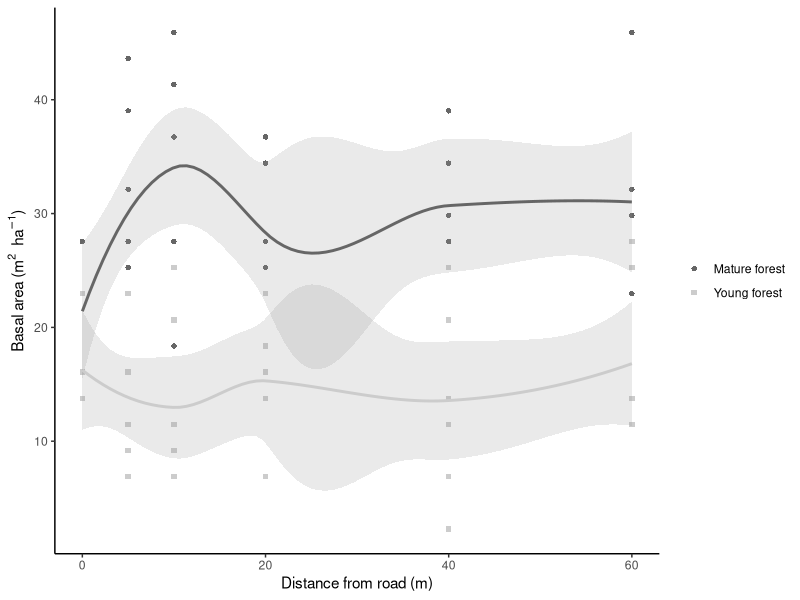
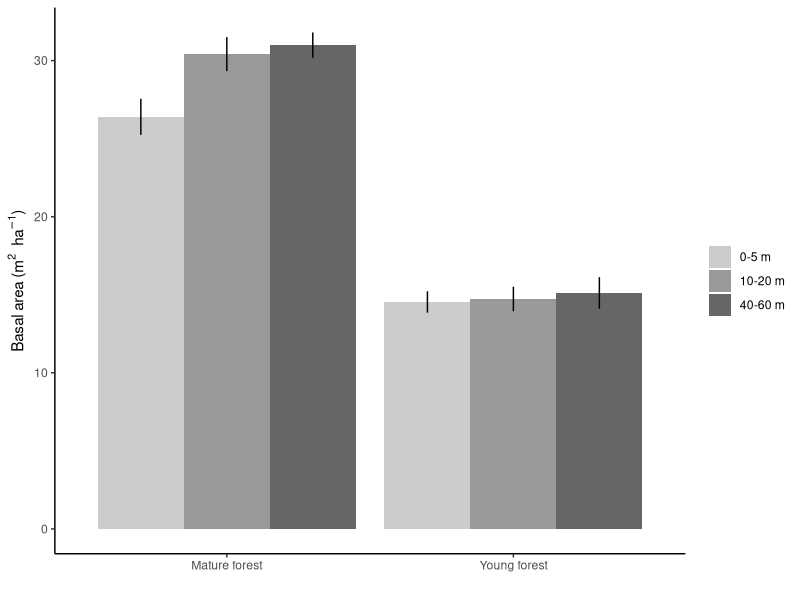
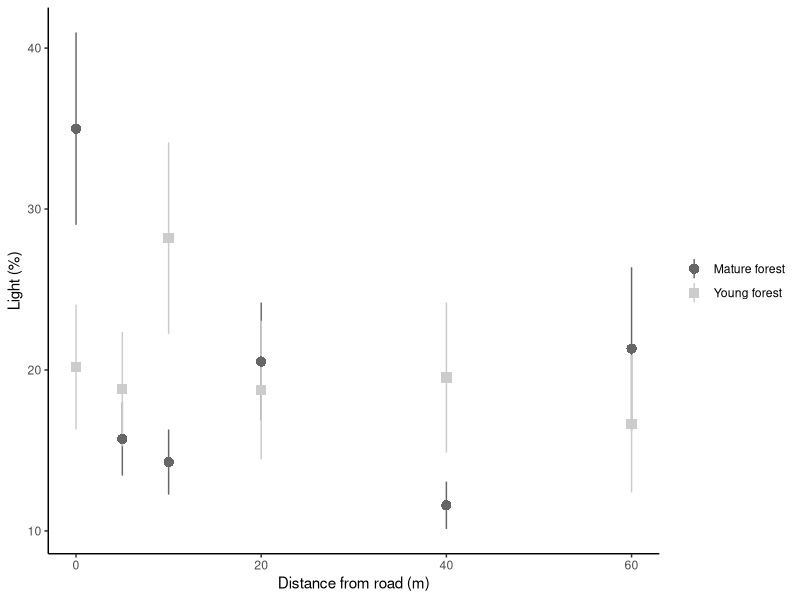
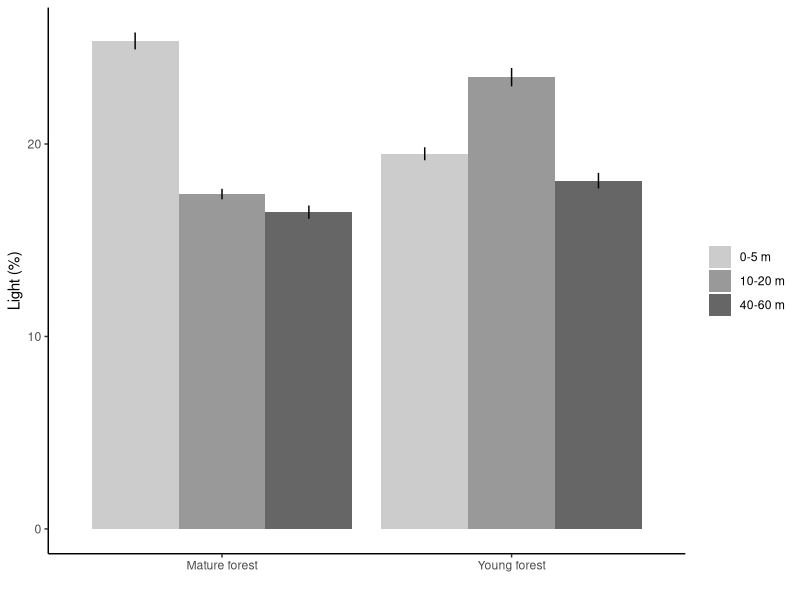
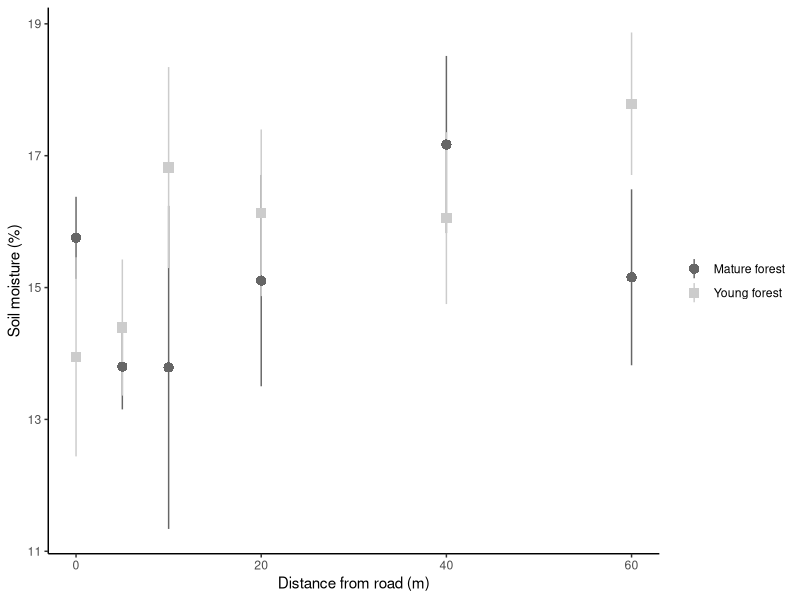
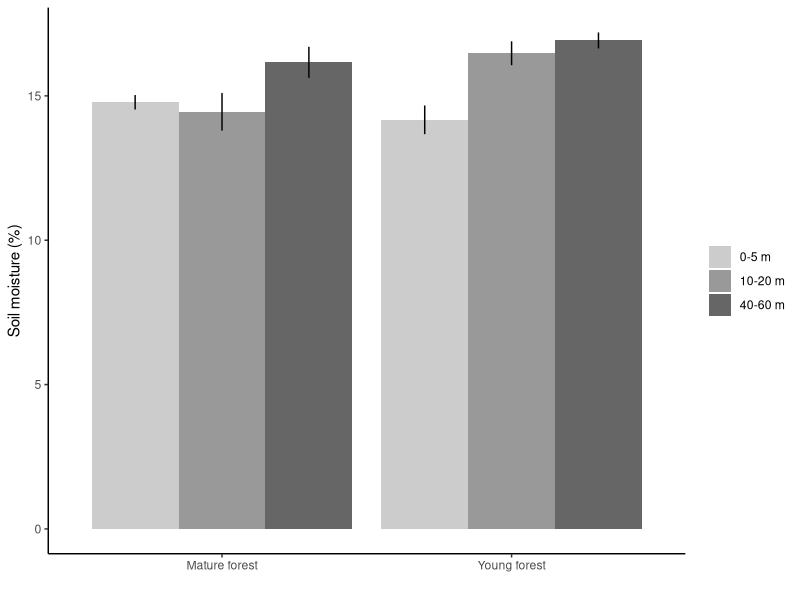
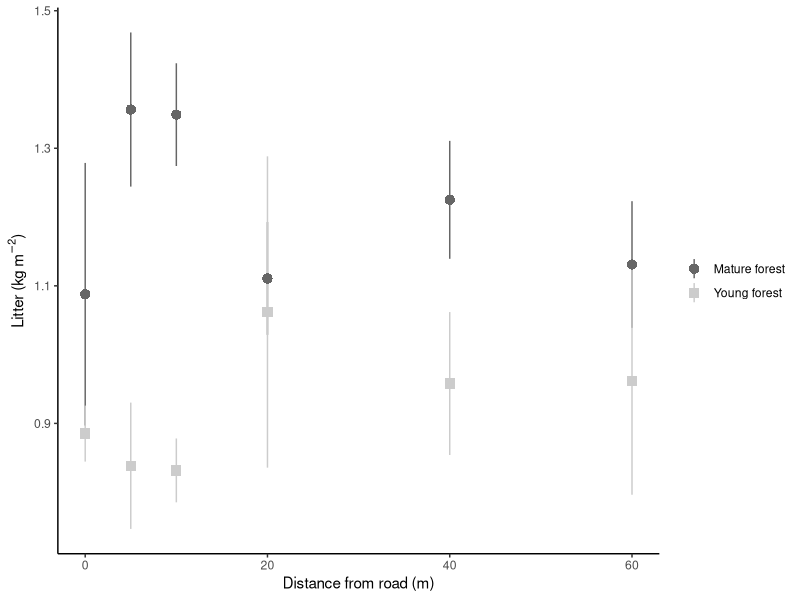
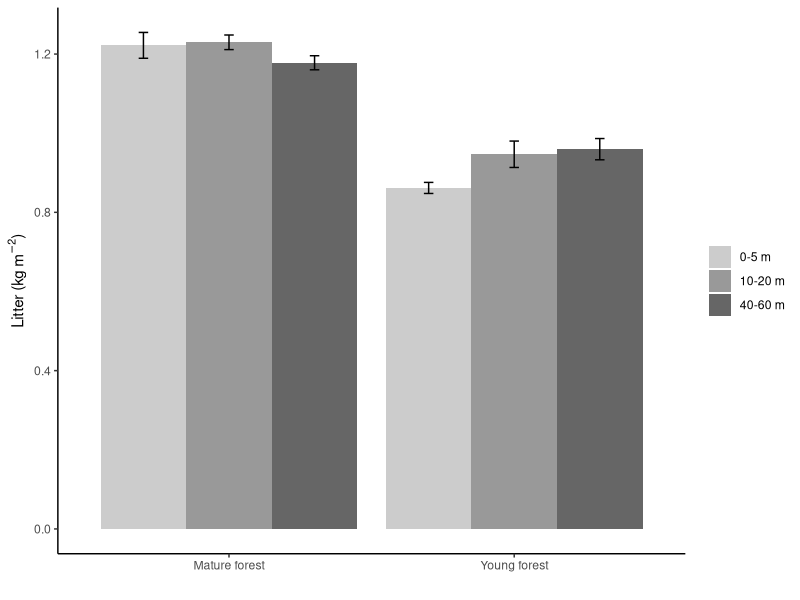

The R script that drew these images, in order:
## ---- chunk 1

knitr::opts_chunk$set(fig.width = 7, fig.height = 3.5)
knitr::opts_chunk$set(dpi = 600)
knitr::opts_chunk$set(echo = F)
knitr::opts_chunk$set(warning = F)
knitr::opts_chunk$set(message = F)
knitr::opts_chunk$set(fig.asp = .5)
# knitr::opts_chunk$set(eval = F)

# options(na.action = "na.fail")# global model setting for using multimodel inference 'dredge' function

## ---- chunk 2
# library(lme4); library(car); library(sciplot); library(lmerTest); 
# library(MuMIn)
library(plyr); library(dplyr); library(tidyr); library(readr)
library(ggplot2)
library(knitr)

fill_manual <- scale_fill_manual(values = c("grey80", "grey60", "grey40"))
color_manual <- scale_color_manual(values = c("grey40", "grey80"))
## ---- chunk 3
seedling_data <- read_csv("data/seedling_growth_survival_data.csv")
germination_data <- read_csv("data/germination_data.csv")
forest_data <- read_csv("data/forest_trees.csv")
light_data <- read_csv("data/light2005_data.csv")
litter_data <- read_csv("data/litter.csv")
soil_moisture_data <- read_csv("data/soil_moisture2005_data.csv")
## ---- chunk 4

sites <- data_frame(unique(seedling_data$site_code), unique(seedling_data$site_name))
names(sites) <- c("site_code","site_name")

library(stringr)
germination_data <- rename(germination_data, site_code = site)
# sort(unique(germination_data$site_code))
germination_data$site_code <- germination_data$site_code %>%
  str_sub(., 1,3) %>% 
  str_replace_all(c("Cic"="CH","Dub"="DB","Duc"="DU","Dug"="DG","For"="FR","Gri"="GR","Hdq"="HQ","Lil"="LD","Par"="PR","SR4"="SR","Yel"="TC"))

forest_data <- rename(forest_data, site_code = site)
# unique(forest_data$site_code)
forest_data$site_code <- forest_data$site_code %>% 
  str_replace_all(c("DUCK"="DU","DUB"="DB","DUG"="DG", "SR45"="SR"))

light_data <- rename(light_data, site_code = site)
# unique(light_data$site_code)
light_data$site_code <- light_data$site_code %>% 
  str_replace_all(c("DUCK"="DU","DUB"="DB","DUG"="DG", "SR45"="SR"))

litter_data <- rename(litter_data, site_code = site)
# unique(litter_data$site_code)
litter_data$site_code <- litter_data$site_code %>% 
  str_replace_all(c("DUCK"="DU","DUB"="DB","DUG"="DG", "SR45"="SR"))

soil_moisture_data <- rename(soil_moisture_data, site_code = site)
# unique(soil_moisture_data$site_code)
soil_moisture_data$site_code <- soil_moisture_data$site_code %>% 
  str_replace_all(c("Duck"="DU","DUB"="DB","DUG"="DG", "SR45"="SR","Griffy"="GR","YW"="TC"))


# summary(seedling_data)
# unique(seedling_data$species)
seedling_data <- filter(seedling_data, is.na(species)=="FALSE")
# filter(seedling_data, rgr_ht<0)
seedling_data <- seedling_data %>% 
  rename(age = forest_age) %>%
  mutate(habitat_type = if_else(distance<10,0,ifelse(distance>20, 2, 1)),
         # age = if_else(age=="young", "Young forest", "Mature forest"),
         rgr_ht_days = (log(final_ht06)) - log((initial_ht))/822)
## This calculates relative growth rate per day
## There are 97 negative values in this growth rate. Values are sometimes very inconsistent from the spring 2006 measurement to the final measurement
seedling_data$common_name <- "NA"
seedling_data$common_name[seedling_data$species=="D"] <- "Dogwood"
seedling_data$common_name[seedling_data$species=="A"] <- "Autumn olive"
seedling_data$common_name[seedling_data$species=="H"] <- "Honeysuckle"
seedling_data$common_name[seedling_data$species=="P"] <- "Privet"
seedling_data$common_name[seedling_data$species=="R"] <- "Redbud"
seedling_data$common_name[seedling_data$species=="S"] <- "Spicebush"

seedling_data$common_name <- factor(
  seedling_data$common_name, levels = c("Autumn olive","Honeysuckle","Privet","Dogwood","Redbud","Spicebush"))

seedling_data$status[seedling_data$status=="n"] <- "Native"
seedling_data$status[seedling_data$status=="e"] <- "Non-native"

seedling_data$status <- factor(seedling_data$status, levels = c("Native","Non-native"))

# summary(germination_data)
# unique(germination_data$species)
# filter(germination_data, is.na(seeds_germinated))$comments
germination_data$common_name <- "NA"
germination_data$sci_name = "NA"
germination_data <- germination_data %>% 
  mutate(pct_germinated = 100*(seeds_germinated/seeds_present),
         status = native_exotic,
         habitat_type = if_else(distance<10,0,ifelse(distance>20, 2, 1)))
## ---- chunk 5

# summary(forest_data)
forest_data <- forest_data %>% 
  rename(distance = dist) %>% 
  mutate(basal_area_m2_ha = trees_in*10*(.0929/.404686))

# unique(forest_data$species)
# filter(forest_data, is.na(species))
forest_distance_data <- forest_data %>% 
  group_by(site_code, age, distance) %>% 
  summarise(
    tree_richness = n_distinct(species),
    avg_dbh = mean(dbh_cm, na.rm = T),
    se_dbh = sd(dbh_cm, na.rm = T)/sqrt( (6 - length(dbh_cm)) ),#6 NA values in DBH
    total_dbh = sum(dbh_cm, na.rm = T),
    avg_basal_area = mean(basal_area_m2_ha, na.rm = T)
  ) %>% 
  ungroup(.)
# 
forest_habitat_data <- forest_data %>%
  mutate(habitat_type = if_else(distance<10,0,ifelse(distance>20, 2, 1))) %>% 
  group_by(site_code, age, habitat_type) %>%
  summarise(
    richness = n_distinct(species),
    avg_dbh = mean(dbh_cm, na.rm = T),
    se_dbh = sd(dbh_cm, na.rm = T)/sqrt(length(dbh_cm)),#6 NA values in DBH
    total_dbh = sum(dbh_cm, na.rm = T),
    avg_basal_area = mean(basal_area_m2_ha, na.rm = T)
  ) %>%
  ungroup(.)

# summary(light_data)
light_distance_data <- light_data %>% 
  group_by(site_code, age, distance) %>% 
  summarise(avg_ppfd = mean(ppfd),
            avg_pct_light = mean(pct_light)) %>% 
  ungroup(.)
light_habitat_data <- light_data %>%
  mutate(habitat_type = if_else(distance<10,0,ifelse(distance>20, 2, 1))) %>% 
  group_by(site_code, age, habitat_type) %>%
  summarise(avg_ppfd = mean(ppfd),
            avg_pct_light = mean(pct_light),
            se_pct_light = sd(pct_light)/sqrt(length(pct_light))) %>%
  ungroup(.)


# summary(litter_data)
litter_data <- litter_data %>% 
  rename(distance = dist) %>% 
  mutate(litter_kg_m2 = litter*(.001/.0625))
# .25*.25 = .0625 m^2
# 1 g = .001 kg
litter_habitat_data <- litter_data %>%
  mutate(habitat_type = if_else(distance<10,0,ifelse(distance>20, 2, 1))) %>% group_by(site_code, age, habitat_type) %>%
  summarise(avg_litter_kg_m2 = mean(litter_kg_m2),
            se_litter_kg_m2 = sd(litter_kg_m2)/sqrt(length(litter_kg_m2)))

# summary(soil_moisture_data)
soil_moisture_habitat_data <- soil_moisture_data %>%
  mutate(habitat_type = if_else(distance<10,0,ifelse(distance>20, 2, 1))) %>%
  group_by(site_code, age, habitat_type) %>%
  summarise(avg_soil_moisture = mean(pct_moisture),
            se_soil_moisture = sd(pct_moisture)/sqrt(length(pct_moisture)))

## ---- chunk 6

seedling_data <- seedling_data %>% 
  mutate(age = ifelse(age=="young", "Y","M"),
         stem_leaf_ratio = stem_biomass/leaf_biomass,
         f_habitat = factor(habitat_type, levels = c("0","1","2"), labels = c("0-5 m","10-20 m","40-60 m"))) %>%
  left_join(., forest_distance_data) %>% 
  left_join(., light_distance_data) %>% 
  left_join(., litter_data) %>% 
  left_join(., soil_moisture_data) %>% 
  mutate(age = ifelse(age=="Y","Young forest","Mature forest"))

## ---- chunk 7

## This site-grouped data should be used for fitting mixed-effects models
## using site_code as a random effect.
site_grouped_data <- seedling_data %>%
  group_by(site_code, age, distance, habitat_type, f_habitat, common_name, status) %>% 
  summarise(avg_biomass = mean(tot_biomass, na.rm = T),
            # n_obs = length(tot_biomass),
            se_biomass = sd(tot_biomass, na.rm = T)/sqrt(length(tot_biomass)),
            avg_diameter = mean(diameter06, na.rm = T),
            se_diameter = sd(diameter06, na.rm = T)/sqrt(length(diameter06)),
            avg_rgr_ht = mean(rgr_ht_days, na.rm = T),
            se_rgr_ht = sd(rgr_ht_days, na.rm = T)/sqrt(length(rgr_ht_days)),
            avg_height = mean(final_ht06, na.rm = T),
            se_height = sd(final_ht06, na.rm = T)/sqrt(length(final_ht06)),
            avg_num_leaves = mean(num_leaves, na.rm = T),
            se_num_leaves = sd(num_leaves)/sqrt(length(num_leaves)),
            tree_richness = mean(tree_richness),
            avg_dbh = mean(avg_dbh),
            se_dbh = mean(se_dbh),
            total_dbh = mean(total_dbh),
            avg_basal_area = mean(avg_basal_area),
            avg_ppfd = mean(avg_ppfd),
            avg_pct_light = mean(avg_pct_light),
            litter_kg_m2 = mean(litter_kg_m2),
            pct_moisture = mean(pct_moisture)) %>% 
  ungroup(.)

## ---- chunk 8

distance_grouped_data <- seedling_data %>%
  # rename(age = forest_age) %>%
  group_by(age, distance, habitat_type, f_habitat, common_name, status) %>% 
  summarise(avg_biomass = mean(tot_biomass, na.rm = T),
            # n_obs = length(tot_biomass),
            se_biomass = sd(tot_biomass, na.rm = T)/sqrt(length(tot_biomass)),
            avg_diameter = mean(diameter06, na.rm = T),
            se_diameter = sd(diameter06, na.rm = T)/sqrt(length(diameter06)),
            avg_rgr_ht = mean(rgr_ht_days, na.rm = T),
            se_rgr_ht = sd(rgr_ht_days, na.rm = T)/sqrt(length(rgr_ht_days)),
            avg_height = mean(final_ht06, na.rm = T),
            se_height = sd(final_ht06, na.rm = T)/sqrt(length(final_ht06)),
            avg_num_leaves = mean(num_leaves, na.rm = T),
            se_num_leaves = sd(num_leaves)/sqrt(length(num_leaves)),
            tree_richness = mean(tree_richness),
            avg_dbh = mean(avg_dbh),
            se_dbh = mean(se_dbh),
            total_dbh = mean(total_dbh),
            avg_basal_area = mean(avg_basal_area),
            avg_ppfd = mean(avg_ppfd),
            avg_pct_light = mean(avg_pct_light),
            litter_kg_m2 = mean(litter_kg_m2),
            pct_moisture = mean(pct_moisture)) %>% 
  ungroup(.)

## ---- chunk 9

habitat_grouped_data <- seedling_data %>% 
  group_by(age, habitat_type, f_habitat, common_name, status) %>% 
  summarise(avg_biomass = mean(tot_biomass, na.rm = T),
            # n_obs = length(tot_biomass),
            se_biomass = sd(tot_biomass, na.rm = T)/sqrt(length(tot_biomass)),
            avg_diameter = mean(diameter06, na.rm = T),
            se_diameter = sd(diameter06, na.rm = T)/sqrt(length(diameter06)),
            avg_rgr_ht = mean(rgr_ht_days, na.rm = T),
            se_rgr_ht = sd(rgr_ht_days, na.rm = T)/sqrt(length(rgr_ht_days)),
            avg_height = mean(final_ht06, na.rm = T),
            se_height = sd(final_ht06, na.rm = T)/sqrt(length(final_ht06)),
            avg_num_leaves = mean(num_leaves, na.rm = T),
            se_num_leaves = sd(num_leaves)/sqrt(length(num_leaves)),
            tree_richness = mean(tree_richness),
            avg_dbh = mean(avg_dbh),
            se_dbh = mean(se_dbh),
            total_dbh = mean(total_dbh),
            avg_basal_area = mean(avg_basal_area),
            avg_ppfd = mean(avg_ppfd),
            avg_pct_light = mean(avg_pct_light),
            litter_kg_m2 = mean(litter_kg_m2),
            pct_moisture = mean(pct_moisture)) %>% 
  ungroup(.)

# summary(habitat_grouped_data)
## ---- chunk 10

germination_data <- germination_data %>%
  rename(age = forest_age) %>% 
  left_join(., forest_distance_data) %>% 
  left_join(., light_distance_data) %>% 
  left_join(., litter_data) %>% 
  left_join(., soil_moisture_data)

# xtabs(~ species + native_exotic, germination_data)

## ---- chunk 11
germination_data$common_name[germination_data$species=="D"] <- "Dogwood"
germination_data$common_name[germination_data$species=="A"] <- "Autumn olive"
germination_data$common_name[germination_data$species=="H"] <- "Honeysuckle"
germination_data$common_name[germination_data$species=="P"] <- "Privet"
germination_data$common_name[germination_data$species=="R"] <- "Redbud"
germination_data$common_name[germination_data$species=="S"] <- "Spicebush"

germination_data$sci_name[germination_data$species=="A"] <- "Elaeagnus umbellata"
germination_data$sci_name[germination_data$species=="H"] <- "Lonicera maackii"
germination_data$sci_name[germination_data$species=="P"] <- "Ligustrum obtusifolium"
germination_data$sci_name[germination_data$species=="D"] <- "Cornus florida"
germination_data$sci_name[germination_data$species=="R"] <- "Cercis canadensis"
germination_data$sci_name[germination_data$species=="S"] <- "Lindera benzoin"

germination_data$status[germination_data$status=="N"] <- "Native"
germination_data$status[germination_data$status=="E"] <- "Non-native"

species_table <- germination_data %>% 
  filter(site_code=="BB", distance==0) %>%
  select(species, status, common_name, sci_name)
  
# kable(species_table %>% 
#         mutate(Species = paste(common_name, " ", "(", sci_name, ")", sep="")) %>% 
#         select(Species, Status = status) %>%
#         arrange(Status)
#       )
## ---- chunk 12

forest_data$age[forest_data$age=="M"] <- "Mature forest"
forest_data$age[forest_data$age=="Y"] <- "Young forest"
# levels(forest_data$age) <- c("Mature","Young")
forest_data <- forest_data %>% 
  mutate(habitat_type = if_else(distance<10,0,ifelse(distance>20, 2, 1)),
         f_habitat = factor(habitat_type, levels = c("0","1","2"), labels = c("0-5 m","10-20 m","40-60 m")))

#  Basal area calculation: "trees_in"*10 = basal area (ft^2 acre^-1)
#  Conversion to m^2 ha^-1: 1 acre = .404686 hectares; 1 ft^2 = .0929 m^2
# forest_data <- forest_data %>%
#   mutate(basal_area_m2_ha = trees_in*10*(.0929/.404686))



## DBH plot
# ggplot(forest_data, aes(distance, dbh_cm, shape = age, color = age)) +
#   scale_shape_manual(values = c(16,15)) +
#   stat_summary(fun.data = "mean_se", geom = "pointrange", size = .7) +
#   color_manual +
#   theme_classic() +
#   theme(legend.title = element_blank()) +
#   xlab("Distance from road (m)") +
#   ylab("DBH (cm)")

## Basal area plot
ggplot(forest_data, aes(distance, basal_area_m2_ha, shape = age, color = age)) +
  scale_shape_manual(values = c(16,15)) +
  geom_point() +
  geom_smooth(se = T, show.legend = F, alpha = .2) +
  # stat_summary(fun.data = "mean_se", geom = "pointrange", size = .7) +
  # geom_dotplot(binwidth = .5)
  color_manual +
  theme_classic() +
  theme(legend.title = element_blank()) +
  xlab("Distance from road (m)") +
  ylab(expression(paste("Basal area (", {m}^2, "  ", {ha}^-1, ")")))



## Summarise mean and SE into new dataframe
avg_forest_data <- forest_data %>%
  group_by(age, f_habitat) %>% 
  summarise(
    richness = n_distinct(species),
    avg_dbh = mean(dbh_cm, na.rm = T),
    se_dbh = sd(dbh_cm, na.rm = T)/sqrt(length(dbh_cm)),
    total_dbh = mean(dbh_cm, na.rm = T),
    avg_basal_area = mean(basal_area_m2_ha, na.rm = T),
    se_basal_area = sd(basal_area_m2_ha, na.rm = T)/sqrt(length(basal_area_m2_ha))
  )

# ggplot(avg_forest_data, aes(age, avg_dbh, fill = habitat_type)) +
#   geom_col(position = "dodge") +
#   geom_errorbar(aes(ymin = avg_dbh - se_dbh, ymax = avg_dbh + se_dbh), width = 0, position = position_dodge(width = .9)) +
#   fill_manual +
#   theme_classic() +
#   theme(legend.title = element_blank()) +
#   xlab("") +
#   ylab("DBH (cm)")

ggplot(avg_forest_data, aes(age, avg_basal_area, fill = f_habitat)) +
  geom_col(position = "dodge") +
  geom_errorbar(aes(ymin = avg_basal_area - se_basal_area, ymax = avg_basal_area + se_basal_area), width = 0, position = position_dodge(width = .9)) +
  fill_manual +
  theme_classic() +
  theme(legend.title = element_blank()) +
  xlab("") +
  ylab(expression(paste("Basal area (", {m}^2, "  ", {ha}^-1, ")")))

## ---- chunk 13

light_data$age[light_data$age=="M"] <- "Mature forest"
light_data$age[light_data$age=="Y"] <- "Young forest"
light_data <- light_data %>% 
  mutate(habitat_type = if_else(distance<10,0,ifelse(distance>20, 2, 1)),
         f_habitat = factor(habitat_type, levels = c("0","1","2"), labels = c("0-5 m","10-20 m","40-60 m")))

# skimr::skim(light_data)

ggplot(light_data, aes(distance, (pct_light), shape = age, color = age)) +
  scale_shape_manual(values = c(16,15)) +
  stat_summary(fun.data = "mean_se", geom = "pointrange", size = .7) +
  # geom_smooth(method = "lm", alpha = .2, se = F) +
  # geom_line(aes(linetype = age)) +
  color_manual +
  theme_classic() +
  theme(legend.title = element_blank()) +
  xlab("Distance from road (m)") +
  ylab("Light (%)")

# qplot(habitat_type, pct_light, data = light_data, geom = "boxplot")

avg_light_data <- light_data %>% 
  group_by(age, f_habitat) %>% 
  summarise(avg_pct_light = mean(pct_light),
            se_pct_light = sd(pct_light)/length(pct_light))

ggplot(avg_light_data, aes(age, avg_pct_light, fill = f_habitat)) +
  geom_col(position = "dodge") +
  geom_errorbar(aes(ymin = avg_pct_light - se_pct_light, ymax = avg_pct_light + se_pct_light), width = 0, position = position_dodge(width = .9)) +
  fill_manual +
  # scale_fill_manual(values = c("grey90","grey50")) +
  theme_classic() +
  theme(legend.title = element_blank()) +
  xlab("") +
  ylab("Light (%)")

## ---- chunk 14

soil_moisture_data$age[soil_moisture_data$age=="M"] <- "Mature forest"
soil_moisture_data$age[soil_moisture_data$age=="Y"] <- "Young forest"

ggplot(soil_moisture_data, aes(distance, pct_moisture, shape = age, color = age)) +
  scale_shape_manual(values = c(16,15)) +
  stat_summary(fun.data = "mean_se", geom = "pointrange", size = .7) +
  # geom_smooth(method = "lm", se = F, show.legend = F) +
  color_manual +
  theme_classic() +
  theme(legend.title = element_blank()) +
  xlab("Distance from road (m)") +
  ylab("Soil moisture (%)")


# ggplot(soil_moisture_data, aes(age, pct_moisture, fill = habitat_type)) +
#   geom_boxplot(notch = F) +
#   # geom_violin() +
#   scale_fill_manual(values = c("black", "grey90")) +
#   theme_classic()

## Pooled soil moisture data
# ggplot(soil_moisture_data, aes(distance, pct_moisture)) +
#   # scale_shape_manual(values = c(16,15)) +
#   stat_summary(fun.data = "mean_se", geom = "pointrange", size = .7) +
#   # scale_color_manual(values = c("black", "grey65")) +
#   theme_classic()

soil_moisture_habitat_data$f_habitat <- factor(soil_moisture_habitat_data$habitat_type, levels = c("0","1","2"), labels = c("0-5 m","10-20 m","40-60 m"))
soil_moisture_habitat_data$age[soil_moisture_habitat_data$age=="M"] <- "Mature forest"
soil_moisture_habitat_data$age[soil_moisture_habitat_data$age=="Y"] <- "Young forest"

avg_soil_data <- soil_moisture_habitat_data %>%
  group_by(age, f_habitat) %>%
  summarise(avg_pct_moisture = mean(avg_soil_moisture),
            se_pct_moisture = sd(avg_soil_moisture)/length(avg_soil_moisture))

ggplot(avg_soil_data, aes(age, avg_pct_moisture, fill = f_habitat)) +
  geom_col(position = "dodge") +
  geom_errorbar(aes(ymin = avg_pct_moisture - se_pct_moisture, ymax = avg_pct_moisture + se_pct_moisture), width = 0, position = position_dodge(width = .9)) +
  fill_manual +
  theme_classic() +
  theme(legend.title = element_blank()) +
  xlab("") +
  ylab("Soil moisture (%)")

# soil_lm <- lm(pct_moisture ~ (distance), data = soil_moisture_data)
# summary(soil_lm)
# car::Anova(soil_lm, type = 3)
## Slope of the overall average line is

# soil_lm2 <- lm(pct_moisture ~ factor(distance), data = soil_moisture_data)
# summary(soil_lm2)
## No overall statistical differences between 0 meter and other distances

## ---- chunk 15

litter_data$age[litter_data$age=="M"] <- "Mature forest"
litter_data$age[litter_data$age=="Y"] <- "Young forest"
litter_data <- litter_data %>% 
  mutate(habitat_type = if_else(distance<10,0,ifelse(distance>20, 2, 1)),
         f_habitat = factor(habitat_type, levels = c("0","1","2"), labels = c("0-5 m","10-20 m","40-60 m")))

ggplot(litter_data, aes(distance, litter_kg_m2, shape = age, color = age)) +
  scale_shape_manual(values = c(16,15)) +
  stat_summary(fun.data = "mean_se", geom = "pointrange", size = .7) +
  # geom_smooth(method = "lm", se = F, show.legend = F) +
  color_manual +
  theme_classic() +
  theme(legend.title = element_blank()) +
  xlab("Distance from road (m)") +
  ylab(expression(paste("Litter (kg ", {m}^-2, ")")))


avg_litter_data <- litter_data %>% 
  group_by(age, f_habitat) %>% 
  summarise(avg_litter_kg_m2 = mean(litter_kg_m2),
            se_litter_kg_m2 = sd(litter_kg_m2)/length(litter_kg_m2))

ggplot(avg_litter_data, aes(age, avg_litter_kg_m2, fill = f_habitat)) +
  geom_col(position = "dodge") +
  geom_errorbar(aes(ymin = avg_litter_kg_m2 - se_litter_kg_m2, ymax = avg_litter_kg_m2 + se_litter_kg_m2), width = .1, position = position_dodge(width = .9)) +
  fill_manual +
  theme_classic() +
  theme(legend.title = element_blank()) +
  xlab("") +
  ylab(expression(paste("Litter (kg ", {m}^-2, ")")))

# litter_lm <- lm(litter_kg_m2 ~ distance*age, data = litter_data)
# summary(litter_lm)
# litter_lm2 <- lm(litter_kg_m2 ~ habitat_type*age, data = litter_data)
# summary(litter_lm2)
# 
# AIC(litter_lm)
# AIC(litter_lm2)

## ---- chunk 16

# names(germination_data)
germination_data$age[germination_data$age=="Y"] <- "Young forest"
germination_data$age[germination_data$age=="M"] <- "Mature forest"
germination_data$f_habitat <- factor(germination_data$habitat_type, levels = c("0","1","2"), labels = c("0-5 m","10-20 m","40-60 m"))

germination_data$common_name <- factor(
  germination_data$common_name, levels = c("Autumn olive","Honeysuckle","Privet","Dogwood","Redbud","Spicebush"))
germination_data$status <- factor(germination_data$status, levels = c("Native","Non-native"))

germination_distance_data <- germination_data %>% 
  group_by(status, distance, common_name, age) %>% 
  summarise(avg_germinated = mean(pct_germinated, na.rm = T))

germination_habitat_data <- germination_data %>% 
  group_by(status, f_habitat, habitat_type, common_name, age) %>% 
  summarise(avg_germinated = mean(pct_germinated, na.rm = T))


ggplot(germination_data, aes(distance, pct_germinated)) +
  stat_summary(aes(shape = common_name), fun.data = "mean_se", geom = "point", size = 2.5) +
  geom_smooth(aes(linetype = status), method = "lm", se = F, show.legend = F, color = "grey40", size = .8) +
  # scale_shape_manual(values = c(rep(16, 3), rep(17, 3))) +
  # scale_color_manual(values = c(brewer.pal(3, "RdBu"), brewer.pal(3, "RdBu"))) +
  scale_linetype_manual(values = c(2,1)) +
  # scale_color_brewer(palette = "RdBu") +
  facet_wrap(~age) +
  theme_bw() +
  theme(strip.background = element_blank(),
        panel.grid = element_blank(),
        legend.title = element_blank()) +
  ylab("Percent germination") +
  xlab("Distance from road (m)")

# ggsave("figures/pct_germinated.png", dpi = 600, width = 7, height = 3.5)

ggplot(germination_distance_data, aes(distance, avg_germinated)) +
  geom_point(aes(shape = common_name), show.legend = T, size = 2.5) +
  geom_line(aes(linetype = common_name)) +
  facet_wrap(~age) +
  theme_bw() +
  theme(strip.background = element_blank(),
        panel.grid = element_blank(),
        legend.title = element_blank()) +
  ylab("Percent germination") +
  xlab("Distance from road (m)")

ggplot(germination_habitat_data, aes(f_habitat, avg_germinated)) +
  geom_point(aes(shape = common_name), show.legend = T, size = 2.5) +
  geom_line(aes(linetype = common_name, group = common_name)) +
  facet_wrap(~age) +
  theme_bw() +
  theme(strip.background = element_blank(),
        panel.grid = element_blank(),
        legend.title = element_blank()) +
  ylab("Percent germination") +
  xlab("Distance from road")

## ---- chunk 17
kable(germination_data %>% 
  group_by(common_name, age, status) %>% 
  summarise(avg_pct_germ = mean(pct_germinated, na.rm = T)) %>% 
  spread(key = age, value = avg_pct_germ) %>% 
  rename(Species = common_name, Status = status), 
  digits = 2, caption = "Average germination (%) of seeds for each species in each forest age.")
## ---- chunk 18

# names(seedling_data)

seedling_data$age[seedling_data$age=="young"] <- "Young forest"
seedling_data$age[seedling_data$age=="mature"] <- "Mature forest"

seedling_data$f_habitat <- factor(seedling_data$habitat_type, levels = c("0","1","2"), labels = c("0-5 m","10-20 m","40-60 m"))

distance_grouped_data$age[distance_grouped_data$age=="Y"] <- "Young forest"
distance_grouped_data$age[distance_grouped_data$age=="M"] <- "Mature forest"

habitat_grouped_data$age[habitat_grouped_data$age=="Y"] <- "Young forest"
habitat_grouped_data$age[habitat_grouped_data$age=="M"] <- "Mature forest"
## ---- chunk 19

surv <- select(seedling_data, site_name:status, habitat_type, f_habitat, common_name, starts_with("surv"))
surv <- surv %>% gather(year, survival, survival04:survival06)
surv$year[surv$year=="survival04"] <- 2004
surv$year[surv$year=="survival05"] <- 2005
surv$year[surv$year=="survival06"] <- 2006

survival_distance_data <- surv %>% 
  group_by(year, distance, age, status, common_name) %>% 
  filter(!is.na(survival), year==2006) %>% 
  summarise(pct_survival = 100*sum(survival)/length(survival))

survival_habitat_data <- surv %>% 
  group_by(year, habitat_type, f_habitat, age, status, common_name) %>% 
  filter(!is.na(survival), year==2006) %>% 
  summarise(pct_survival = 100*sum(survival)/length(survival))

ggplot(survival_distance_data, aes(distance, pct_survival)) +
  stat_summary(aes(shape = common_name), fun.data = "mean_se", geom = "point", size = 2.5) +
  geom_smooth(aes(linetype = status), method = "lm", se = F, show.legend = F, color = "grey50", size = .8) +
  scale_linetype_manual(values = c(2,1)) +
  scale_color_brewer(palette = "RdBu") +
  facet_grid(.~age) +
  theme_bw() +
  theme(strip.background = element_blank(),
        panel.grid = element_blank(),
        legend.title = element_blank()) +
  ylab("Survival (%)") +
  xlab("Distance from road (m)") +
  ggtitle("Average seedling survival to 2006")


ggplot(survival_distance_data, aes(distance, pct_survival)) +
  # geom_smooth(aes(linetype = common_name), method = "lm", se = F, show.legend = T, color = "grey50", size = .5) +
  geom_point(aes(shape = common_name), size = 2.5, show.legend = T) +
  geom_line(aes(linetype = common_name)) +
  # stat_summary(aes(shape = common_name), fun.data = "mean_se", geom = "point", size = 2.5, show.legend = F) +
  # scale_linetype_manual(values = c(2,1)) +
  # scale_color_brewer(palette = "RdBu") +
  facet_grid(.~age) +
  theme_bw() +
  theme(strip.background = element_blank(),
        panel.grid = element_blank(),
        legend.title = element_blank()) +
  ylab("Survival (%)") +
  xlab("Distance from road (m)") +
  ggtitle("Average seedling survival to 2006")


ggplot(survival_habitat_data, aes(f_habitat, pct_survival)) +
  # geom_smooth(aes(linetype = common_name), method = "lm", se = F, show.legend = T, color = "grey50", size = .5) +
  geom_point(aes(shape = common_name), size = 2.5, show.legend = F) +
  geom_line(aes(linetype = common_name, group = common_name)) +
  facet_grid(.~age) +
  theme_bw() +
  theme(strip.background = element_blank(),
        panel.grid = element_blank(),
        legend.title = element_blank()) +
  ylab("Survival (%)") +
  xlab("Distance from edge") +
  ggtitle("Average seedling survival to 2006")

# filter(surv, year == 2006) %>% 
#   group_by(status, age) %>% 
#   summarise(avg_pct_survival = mean(pct_survival))
## ---- chunk 20

ggplot(seedling_data, aes(avg_pct_light, final_ht06)) +
  # stat_summary(aes(shape = common_name), fun.data = "mean_se", geom = "point", size = 2.5) +
  geom_point(aes(color = status, alpha = distance)) +
  geom_smooth(aes(linetype = status), method = "lm", se = F, show.legend = F, color = "grey50") +
  scale_linetype_manual(values = c(2,1)) +
  # scale_color_brewer(palette = "RdBu") +
  facet_wrap(~age) +
  theme_bw() +
  theme(strip.background = element_blank(),
        panel.grid = element_blank(),
        legend.title = element_blank()) +
  ylab("Height (cm)") +
  xlab("Distance from road (m)")


ggplot(distance_grouped_data, aes(distance, avg_height)) +
  geom_point(aes(shape = common_name), size = 2.5, position = position_dodge(5)) +
  geom_line(aes(linetype = common_name), position = position_dodge(5)) +
  geom_errorbar(aes(ymin = avg_height-se_height, ymax = avg_height+se_height), width = .1, position = position_dodge(5)) +
  facet_wrap(~age) +
  theme_bw() +
  theme(strip.background = element_blank(),
        panel.grid = element_blank(),
        legend.title = element_blank()) +
  ylab("Height (cm)") +
  xlab("Distance from road (m)")


ggplot(habitat_grouped_data, aes(f_habitat, avg_height)) +
  geom_point(aes(shape = common_name), size = 2.5) +
  geom_line(aes(linetype = common_name, group = common_name)) +
  facet_wrap(~age) +
  theme_bw() +
  theme(strip.background = element_blank(),
        panel.grid = element_blank(),
        legend.title = element_blank()) +
  ylab("Height (cm)") +
  xlab("Distance")

## ---- chunk 21

ggplot(seedling_data, aes(avg_pct_light, diameter06)) +
  # stat_summary(aes(shape = common_name), fun.data = "mean_se", geom = "point", size = 2.5) +
  geom_point(aes(color = status, alpha = distance)) +
  geom_smooth(aes(linetype = status), method = "lm", se = F, show.legend = F, color = "grey20") +
  scale_linetype_manual(values = c(2,1)) +
  # scale_color_brewer(palette = "RdBu") +
  facet_grid(.~age) +
  theme_bw() +
  theme(strip.background = element_blank(),
        panel.grid = element_blank(),
        legend.title = element_blank()) +
  ylab("Diameter (mm)") +
  xlab("Distance from road (m)")


ggplot(distance_grouped_data, aes(distance, avg_diameter)) +
  geom_point(aes(shape = common_name), size = 2.5) +
  geom_line(aes(linetype = common_name)) +
  geom_errorbar(aes(ymin = avg_diameter-se_diameter, ymax = avg_diameter+se_diameter), width = .1) +
  facet_wrap(~age) +
  theme_bw() +
  theme(strip.background = element_blank(),
        panel.grid = element_blank(),
        legend.title = element_blank()) +
  ylab("Diameter (mm)") +
  xlab("Distance from road (m)")

ggplot(habitat_grouped_data, aes(f_habitat, avg_diameter)) +
  geom_point(aes(shape = common_name), size = 2.5) +
  geom_line(aes(linetype = common_name, group = common_name)) +
  facet_wrap(~age) +
  theme_bw() +
  theme(strip.background = element_blank(),
        panel.grid = element_blank(),
        legend.title = element_blank()) +
  ylab("Diameter (mm)") +
  xlab("Distance")

## ---- chunk 22

ggplot(seedling_data, aes(distance, tot_biomass)) +
  geom_smooth(aes(linetype = status), method = "lm", se = F, show.legend = F, color = "grey50", size = .8) +
  stat_summary(aes(shape = common_name), fun.data = "mean_se", geom = "point" ) +
  scale_linetype_manual(values = c(2,1)) +
  scale_color_brewer(palette = "RdBu") +
  facet_wrap(~age) +
  theme_bw() +
  theme(strip.background = element_blank(),
        panel.grid = element_blank(),
        legend.title = element_blank()) +
  ylab("Biomass (g)") +
  xlab("Distance from road (m)")


ggplot(distance_grouped_data, aes(distance, avg_biomass)) +
  geom_line(aes(linetype = common_name, group = common_name)) +
  # geom_smooth(aes(linetype = status), method = "lm", se = F) +
  geom_point(aes(shape = common_name), size = 2.5) +
  facet_wrap(~age) +
  theme_bw() +
  theme(strip.background = element_blank(),
        panel.grid = element_blank(),
        legend.title = element_blank()) +
  ylab("Biomass (g)") +
  xlab("Distance from road (m)")

ggplot(habitat_grouped_data, aes(f_habitat, avg_biomass)) +
  geom_line(aes(linetype = common_name, group = common_name)) +
  # geom_smooth(aes(linetype = status), method = "lm", se = F) +
  geom_point(aes(shape = common_name), size = 2.5) +
  facet_wrap(~age) +
  theme_bw() +
  theme(strip.background = element_blank(),
        panel.grid = element_blank(),
        legend.title = element_blank()) +
  ylab("Biomass (g)") +
  xlab("Distance")

## ---- chunk 23

ggplot(seedling_data, aes(distance, rgr_ht_days)) +
  stat_summary(aes(shape = common_name), fun.data = "mean_se", geom = "point", size = 2.5) +
  geom_smooth(aes(linetype = status), method = "lm", se = F, show.legend = F, color = "grey50") +
  scale_linetype_manual(values = c(2,1)) +
  scale_color_brewer(palette = "RdBu") +
  facet_wrap(~age) +
  theme_bw() +
  theme(strip.background = element_blank(),
        panel.grid = element_blank(),
        legend.title = element_blank()) +
  ylab("Relative growth rate (% / day)") +
  xlab("Distance from road (m)") 


ggplot(distance_grouped_data, aes(distance, avg_rgr_ht)) +
  geom_point(aes(shape = common_name)) +
  geom_line(aes(linetype = common_name)) +
  facet_wrap(~age) +
  theme_bw() +
  theme(strip.background = element_blank(),
        panel.grid = element_blank(),
        legend.title = element_blank()) +
  ylab("Relative growth rate (% / day)") +
  xlab("Distance from road (m)") 


ggplot(habitat_grouped_data, aes(f_habitat, avg_rgr_ht)) +
  geom_point(aes(shape = common_name)) +
  geom_line(aes(linetype = common_name, group = common_name)) +
  facet_wrap(~age) +
  theme_bw() +
  theme(strip.background = element_blank(),
        panel.grid = element_blank(),
        legend.title = element_blank()) +
  ylab("Relative growth rate (% / day)") +
  xlab("Distance") 

## ---- chunk 24

# names(seedling_data)

herbiv <- select(seedling_data, site_name:status, habitat_type, f_habitat, common_name, starts_with("herb"))
herbiv <- herbiv %>% 
  gather(year, herbivory, herbivory04:herbivory06)
herbiv$year[herbiv$year=="herbivory04"] <- 2004
herbiv$year[herbiv$year=="herbivory05"] <- 2005
herbiv$year[herbiv$year=="herbivory06"] <- 2006

ggplot(filter(herbiv, year == 2006), aes(distance, herbivory)) +
  stat_summary(aes(shape = common_name), fun.data = "mean_se", geom = "point", size = 2.5) +
  geom_smooth(aes(linetype = status), method = "lm", se = F, show.legend = F, color = "grey50") +
  scale_linetype_manual(values = c(2,1)) +
  scale_color_brewer(palette = "RdBu") +
  facet_grid(.~age) +
  theme_bw() +
  theme(strip.background = element_blank(),
        panel.grid = element_blank(),
        legend.title = element_blank()) +
  ylab("Herbivory score") +
  xlab("Distance from road (m)") 

herbiv_distance_data <- herbiv %>%
  filter(year == "2006") %>%
  group_by(distance, status, age, common_name) %>% 
  summarise(avg_herbivory = mean(herbivory, na.rm = T),
            se_herbivory = sd(herbivory, na.rm = T)/sqrt(length(herbivory)))

herbiv_habitat_data <- herbiv %>%
  filter(year == "2006") %>%
  group_by(habitat_type, f_habitat, status, age, common_name) %>% 
  summarise(avg_herbivory = mean(herbivory, na.rm = T),
            se_herbivory = sd(herbivory, na.rm = T)/sqrt(length(herbivory)))

ggplot(herbiv_distance_data, aes(distance, avg_herbivory)) +
  geom_line(aes(linetype = common_name), show.legend = F) +
  geom_point(aes(shape = common_name), size = 2.5) +
  facet_wrap(~age) +
  theme_bw() +
  theme(strip.background = element_blank(),
        panel.grid = element_blank(),
        legend.title = element_blank()) +
  ylab("Herbivory score") +
  xlab("Distance from road (m)")

ggplot(herbiv_habitat_data, aes(f_habitat, avg_herbivory)) +
  geom_line(aes(linetype = common_name, group = common_name), show.legend = F) +
  geom_point(aes(shape = common_name), size = 2.5) +
  facet_wrap(~age) +
  theme_bw() +
  theme(strip.background = element_blank(),
        panel.grid = element_blank(),
        legend.title = element_blank()) +
  ylab("Herbivory score") +
  xlab("Distance")

## ---- chunk 25
xtabs(~site_code + distance + common_name, data = site_grouped_data)
